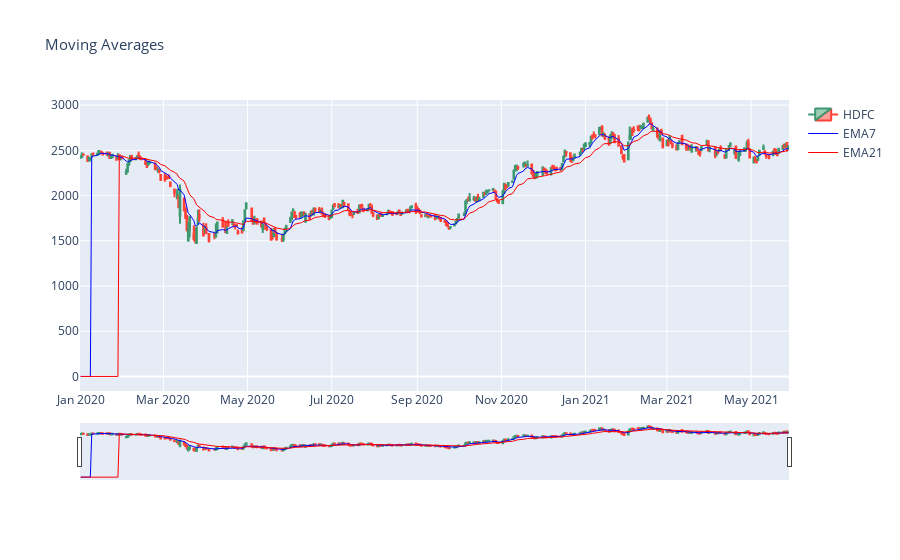

The notebook cell saved with this chart:
### Code cell
fig = go.Figure(data=data, layout=layout)

iplot(fig, filename='jupyter-styled_bar')

### Figure 1 — Plotly figure (JSON) as saved in the notebook; plotly's stock layout.template omitted (floating-point values rounded to 4 significant figures; data arrays with more than 128 entries replaced by an {"elided": "..."} marker saying what was removed)
{"data": [{"close": {"elided": "349 float values"}, "high": {"elided": "349 float values"}, "low": {"elided": "349 float values"}, "name": "HDFC", "open": {"elided": "349 float values"}, "showlegend": true, "type": "candlestick", "x": {"elided": "349 str values"}}, {"line": {"color": "blue", "width": 1}, "mode": "lines", "name": "EMA7", "type": "scatter", "x": {"elided": "349 str values"}, "y": {"elided": "349 float values"}}, {"line": {"color": "red", "width": 1}, "mode": "lines", "name": "EMA21", "type": "scatter", "x": {"elided": "349 str values"}, "y": {"elided": "349 float values"}}], "layout": {"title": {"font": {"size": 15}, "text": "Moving Averages"}}}
